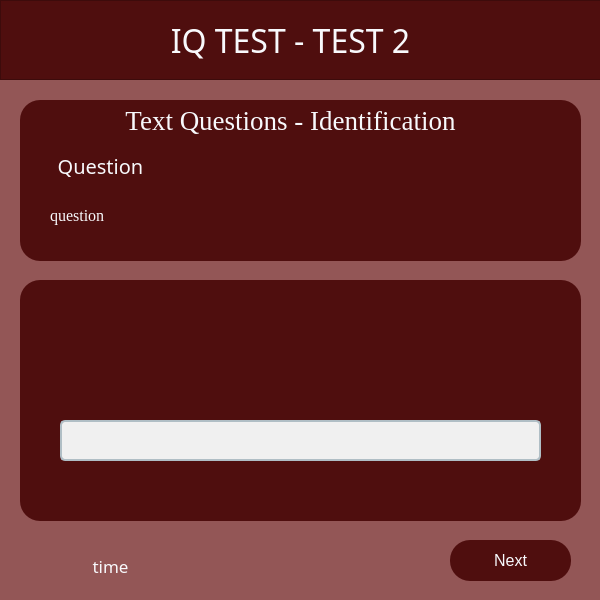
<?xml version="1.0" encoding="UTF-8"?>
<ui version="4.0">
 <class>Test2</class>
 <widget class="QMainWindow" name="Test2">
  <property name="geometry">
   <rect>
    <x>0</x>
    <y>0</y>
    <width>600</width>
    <height>600</height>
   </rect>
  </property>
  <property name="windowTitle">
   <string>MainWindow</string>
  </property>
  <widget class="QWidget" name="centralwidget">
   <property name="styleSheet">
    <string notr="true">QWidget #centralwidget {
	background-color: #935656
}</string>
   </property>
   <widget class="QFrame" name="frame_2">
    <property name="geometry">
     <rect>
      <x>20</x>
      <y>100</y>
      <width>561</width>
      <height>161</height>
     </rect>
    </property>
    <property name="styleSheet">
     <string notr="true">QFrame  {
	background-color: #4F0E0E;
	border-radius: 20px;
}</string>
    </property>
    <property name="frameShape">
     <enum>QFrame::StyledPanel</enum>
    </property>
    <property name="frameShadow">
     <enum>QFrame::Raised</enum>
    </property>
    <widget class="QLabel" name="questionNumberLabel">
     <property name="geometry">
      <rect>
       <x>10</x>
       <y>50</y>
       <width>141</width>
       <height>31</height>
      </rect>
     </property>
     <property name="font">
      <font>
       <family>Century Gothic</family>
       <pointsize>15</pointsize>
      </font>
     </property>
     <property name="styleSheet">
      <string notr="true">color: #F8F9FC</string>
     </property>
     <property name="text">
      <string>Question</string>
     </property>
     <property name="alignment">
      <set>Qt::AlignCenter</set>
     </property>
    </widget>
    <widget class="QLabel" name="questionLabel">
     <property name="geometry">
      <rect>
       <x>30</x>
       <y>90</y>
       <width>501</width>
       <height>51</height>
      </rect>
     </property>
     <property name="font">
      <font>
       <family>Times New Roman</family>
       <pointsize>12</pointsize>
      </font>
     </property>
     <property name="styleSheet">
      <string notr="true">color: #F8F9FC</string>
     </property>
     <property name="text">
      <string>question</string>
     </property>
     <property name="wordWrap">
      <bool>true</bool>
     </property>
    </widget>
    <widget class="QLabel" name="questionNumberLabel_2">
     <property name="geometry">
      <rect>
       <x>90</x>
       <y>0</y>
       <width>361</width>
       <height>41</height>
      </rect>
     </property>
     <property name="font">
      <font>
       <family>Times New Roman</family>
       <pointsize>20</pointsize>
      </font>
     </property>
     <property name="styleSheet">
      <string notr="true">color: #F8F9FC</string>
     </property>
     <property name="text">
      <string>Text Questions - Identification</string>
     </property>
     <property name="alignment">
      <set>Qt::AlignCenter</set>
     </property>
    </widget>
   </widget>
   <widget class="QFrame" name="frame_3">
    <property name="geometry">
     <rect>
      <x>20</x>
      <y>280</y>
      <width>561</width>
      <height>241</height>
     </rect>
    </property>
    <property name="styleSheet">
     <string notr="true">QFrame {
	background-color: #4F0E0E;
	border-radius: 20px;
}</string>
    </property>
    <property name="frameShape">
     <enum>QFrame::StyledPanel</enum>
    </property>
    <property name="frameShadow">
     <enum>QFrame::Raised</enum>
    </property>
    <widget class="QLineEdit" name="textAnswer">
     <property name="geometry">
      <rect>
       <x>40</x>
       <y>140</y>
       <width>481</width>
       <height>41</height>
      </rect>
     </property>
     <property name="font">
      <font>
       <family>Times New Roman</family>
       <pointsize>-1</pointsize>
      </font>
     </property>
     <property name="styleSheet">
      <string notr="true">QLineEdit {
    background-color: #f0f0f0; /* Background color */
    border: 2px solid #b0bec5; /* Border color */
    border-radius: 5px; /* Rounded corners */
    padding: 8px; /* Padding */
    font-size: 14px; /* Font size */
    color: #333; /* Text color */
}

QLineEdit:focus {
    border-color: #2196F3; /* Border color when focused */
}
</string>
     </property>
    </widget>
   </widget>
   <widget class="QPushButton" name="pushButton">
    <property name="geometry">
     <rect>
      <x>480</x>
      <y>710</y>
      <width>75</width>
      <height>24</height>
     </rect>
    </property>
    <property name="text">
     <string>PushButton</string>
    </property>
   </widget>
   <widget class="QPushButton" name="pushButton_2">
    <property name="geometry">
     <rect>
      <x>690</x>
      <y>710</y>
      <width>75</width>
      <height>24</height>
     </rect>
    </property>
    <property name="text">
     <string>PushButton</string>
    </property>
   </widget>
   <widget class="QFrame" name="frame">
    <property name="geometry">
     <rect>
      <x>0</x>
      <y>0</y>
      <width>601</width>
      <height>80</height>
     </rect>
    </property>
    <property name="styleSheet">
     <string notr="true">QFrame {
	background-color: #4F0E0E;
}</string>
    </property>
    <property name="frameShape">
     <enum>QFrame::StyledPanel</enum>
    </property>
    <property name="frameShadow">
     <enum>QFrame::Raised</enum>
    </property>
    <widget class="QLabel" name="titleLabel">
     <property name="geometry">
      <rect>
       <x>100</x>
       <y>20</y>
       <width>381</width>
       <height>41</height>
      </rect>
     </property>
     <property name="font">
      <font>
       <family>Century Gothic</family>
       <pointsize>24</pointsize>
      </font>
     </property>
     <property name="styleSheet">
      <string notr="true">color: #F8F9FC</string>
     </property>
     <property name="text">
      <string>IQ TEST - TEST 2</string>
     </property>
     <property name="alignment">
      <set>Qt::AlignCenter</set>
     </property>
    </widget>
   </widget>
   <widget class="QPushButton" name="nextButton">
    <property name="geometry">
     <rect>
      <x>450</x>
      <y>540</y>
      <width>121</width>
      <height>41</height>
     </rect>
    </property>
    <property name="styleSheet">
     <string notr="true">QPushButton {
    background-color: #4F0E0E;
    border: none;
    color: #F8F9FC;
    padding: 10px 20px;
    border-radius: 20px;
    font-size: 16px;
}

QPushButton:hover {
    background-color: #DE3C3C;
	color: white;
}</string>
    </property>
    <property name="text">
     <string>Next</string>
    </property>
   </widget>
   <widget class="QLabel" name="timeLabel">
    <property name="geometry">
     <rect>
      <x>30</x>
      <y>550</y>
      <width>161</width>
      <height>31</height>
     </rect>
    </property>
    <property name="font">
     <font>
      <family>Century Gothic</family>
      <pointsize>13</pointsize>
     </font>
    </property>
    <property name="styleSheet">
     <string notr="true">color: #F8F9FC</string>
    </property>
    <property name="text">
     <string>time</string>
    </property>
    <property name="alignment">
     <set>Qt::AlignCenter</set>
    </property>
   </widget>
  </widget>
 </widget>
 <resources/>
 <connections/>
</ui>
